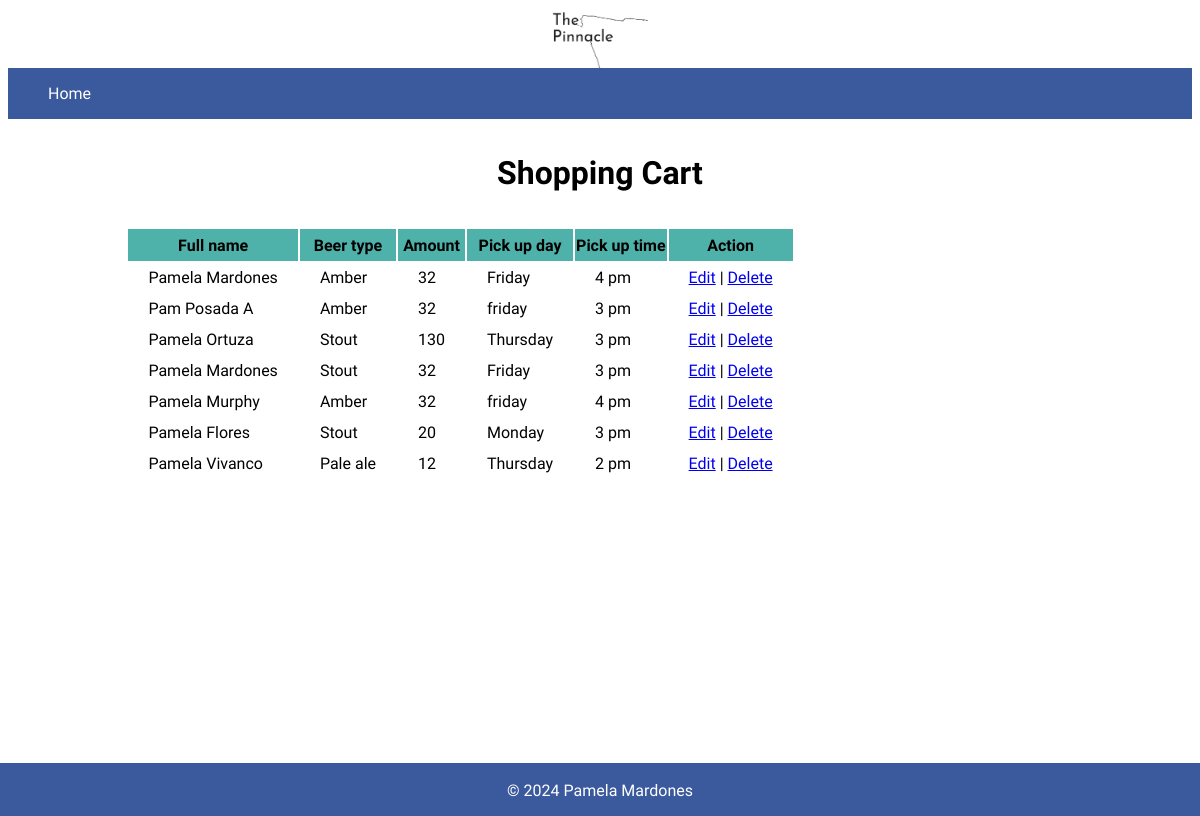
Page /cart.php (signed in) on the committed database.
### tables this page shows
CREATE TABLE `orderBeers` (
  `ID_customer` int(11) DEFAULT NULL,
  `fullName` varchar(255) NOT NULL,
  `type_beer` varchar(255) NOT NULL,
  `amount` varchar(255) NOT NULL,
  `pickup_day` varchar(255) NOT NULL,
  `pickup_time` varchar(255) NOT NULL,
  `id_orders` int(11) NOT NULL
);

### cart.php (the view, shortened to what this page needs)
<?php
require_once("dbconnection.php");
$ID_customer = $_SESSION['ID_customer'] ?? null;
try {
  $stmt = $conn->prepare("CALL displayData(:ID_customer)");
  $stmt->bindParam(":ID_customer", $ID_customer, PDO::PARAM_INT);
  $stmt->execute();
  $orders = $stmt->fetchAll(PDO::FETCH_ASSOC);
} catch (PDOException $e) {
  $_SESSION['messageCart'] = "Database error: " . $e->getMessage();
}
?>
<!DOCTYPE html>
<html lang="en">
<head>
  <link rel="stylesheet" href="style.css">
</head>
<body>
  <img class="logo" src="images/pinnacle-logo.png" alt="an image of the logo of Pinnacle">
  <?php
  include 'navigation.php';
  ?>
  <h1 class="title-order"> Shopping Cart</h1>
  <table class="databaseContainer">
    <tr>
      <th class="titlesTable"> Full name </th>
      <th class="titlesTable"> Beer type </th>
      <th class="titlesTable"> Amount </th>
      <th class="titlesTable"> Pick up day </th>
      <th class="titlesTable"> Pick up time</th>
      <th class="titlesTable"> Action </th>
    </tr>
    <?php foreach ($orders as $order): ?>
      <tr>
        <td><?php echo htmlspecialchars($order['fullName']); ?></td>
        <td><?php echo htmlspecialchars($order['type_beer']); ?></td>
        <td><?php echo htmlspecialchars($order['amount']); ?></td>
        <td><?php echo htmlspecialchars($order['pickup_day']); ?></td>
        <td><?php echo htmlspecialchars($order['pickup_time']); ?></td>
        <td>
          <?php echo "<a href=\"edit.php?id_orders=" . htmlspecialchars($order['id_orders']) . "\">Edit</a> |
               <a href=\"delete.php?id_orders=" . htmlspecialchars($order['id_orders']) . "\" onClick=\"return confirm('Are you sure you want to delete?')\">Delete</a>"; ?>
        </td>
      </tr>
    <?php endforeach; ?>
  </table>
  <br>
  <?php
  include 'footer.php';
  ?>
</body>
</html>

### style.css (style rules this page uses)
:root { --primary-color-branding: #3B5A9D; --secondary-color-branding: #FFFFFF; --tertiary-color-branding: #4FB2AA; --fourthiary-color-branding: #c3d0ed; }
body { font-family: "Josefin Sans", sans-serif ; background-image: url("images/back1-edit.png"); background-repeat: no-repeat; height: 800px; background-size: cover; background-position: center; }
.logo { width: 100px; display: block; margin: auto; }
.title-order { text-align: center; margin: auto; display: block; margin-top: 35px; margin-bottom: 35px; }
.databaseContainer { width: 80%; border: none; border-collapse: separate; margin: auto; display: block; }
td { background-color: var(--secondary-color-branding); padding: 5px 20px; }
.titlesTable { background-color: var(--tertiary-color-branding); height: 30px; }

### rows in the picture
orderbeers: fullName "Pamela Mardones", type_beer "Amber", amount "32", pickup_day "Friday", pickup_time "4 pm"
orderbeers: fullName "Pam Posada A", type_beer "Amber", amount "32", pickup_day "friday", pickup_time "3 pm"
orderbeers: fullName "Pamela Ortuza", type_beer "Stout", amount "130", pickup_day "Thursday", pickup_time "3 pm"
orderbeers: fullName "Pamela Mardones", type_beer "Stout", amount "32", pickup_day "Friday", pickup_time "3 pm"
orderbeers: fullName "Pamela Murphy", type_beer "Amber", amount "32", pickup_day "friday", pickup_time "4 pm"
orderbeers: fullName "Pamela Flores", type_beer "Stout", amount "20", pickup_day "Monday", pickup_time "3 pm"
orderbeers: fullName "Pamela Vivanco", type_beer "Pale ale", amount "12", pickup_day "Thursday", pickup_time "2 pm"
